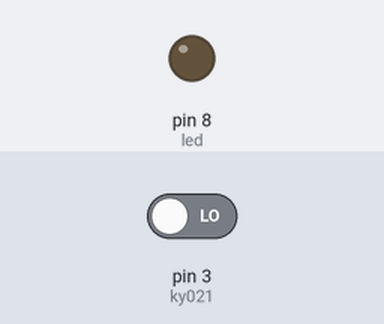
Simulated run of this sketch. Board: Arduino Uno, built with avr-gcc and run on an emulated ATmega328P. On the bench: output pins drawn as LEDs (lit = HIGH). Inputs (shaded band) come from the test bench; at power-on: pin 3 (ky021) LOW.

Above: at 1.2 s.
1.3 s: pin 3 (ky021) driven HIGH
At 1.7 s:
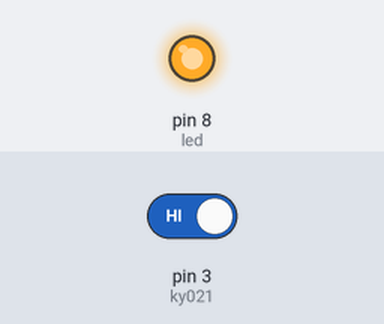
2.8 s: pin 3 (ky021) driven LOW
At 4.0 s:
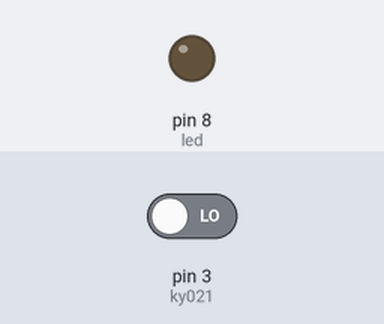
Timing chart, 0 to 5.8 s (numbered marks = the images above; inputs shaded):
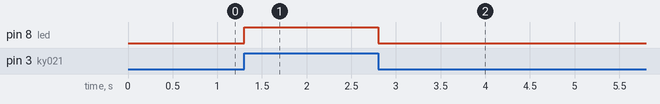

Measured:
- after the input at 1.3 s, pin 8 (led): LOW → HIGH at once
- after the input at 2.8 s, pin 8 (led): HIGH → LOW at once

The sketch:

ky-021.ino
```cpp
int led = 8;
int ky021 = 3;

void setup()
{
  pinMode (led, OUTPUT);
  pinMode (ky021, INPUT);
}

void loop()
{
  if(digitalRead(ky021) == HIGH)
  {
    digitalWrite(led, HIGH);
  }

  else
  {
    digitalWrite(led, LOW);
  }
}
```
